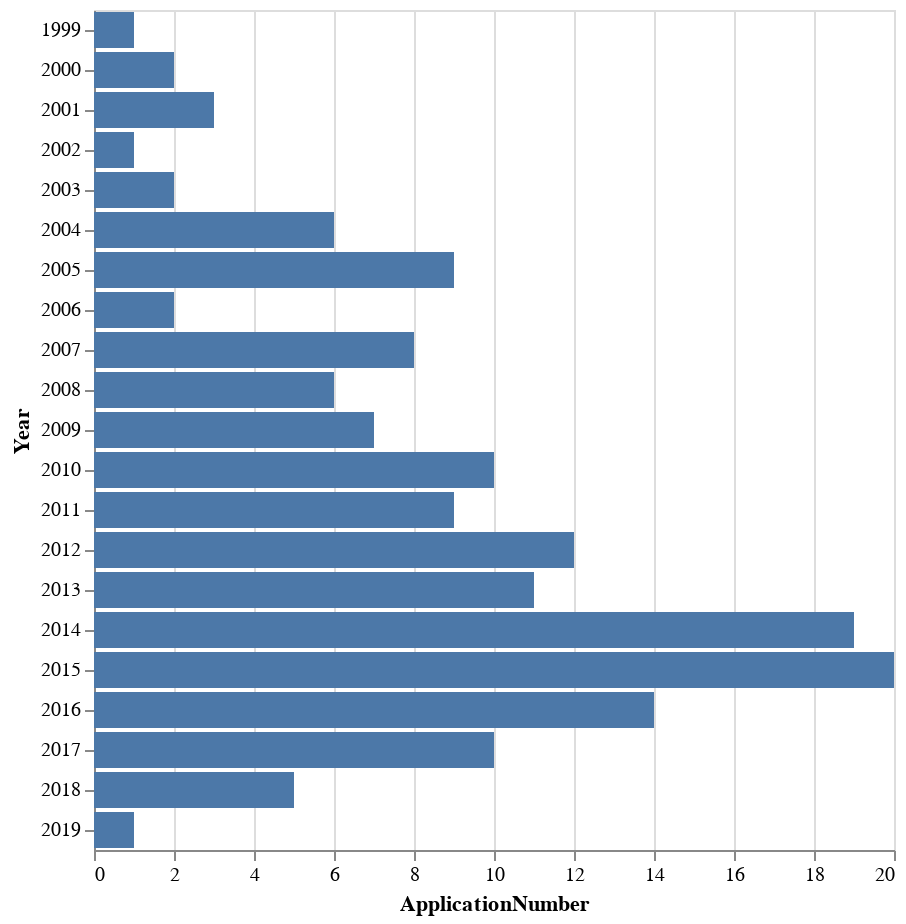

Notebook code cell kept with this figure:
### Code cell
#Grfico de registros ubb
grafico(udec_r)

### Figure 1 — Vega-Lite specification as saved in the notebook (floating-point values rounded to 4 significant figures)
{"config": {"view": {"continuousWidth": 400, "continuousHeight": 300}}, "data": {"name": "data-67712d1248084282a232939405bd04bf"}, "mark": "bar", "encoding": {"x": {"type": "quantitative", "field": "ApplicationNumber"}, "y": {"type": "nominal", "field": "Year"}}, "$schema": "https://vega.github.io/schema/vega-lite/v4.8.1.json", "datasets": {"data-67712d1248084282a232939405bd04bf": [{"Applicants": "(CL) UNIVERSIDAD DE CONCEPCION; ROECKEL VON BENNEWITZ, MARLENE;  ASPE LILLO ESTRELLA; MARTI LALLEMAND, MARIA CRISTINA", "Year": "1999", "ApplicationNumber": 1}, {"Applicants": "(CL) GALO CARDENAS TRIVINOBR(CL) UNIVERSIDAD DE CONCEPCION", "Year": "2000", "ApplicationNumber": 1}, {"Applicants": "(CL) JORGE E MORA LILLO (35%)BR(CL) JUAN CARLOS FELIP IMPERATORE (35%)BR(CL) UNIVERSIDAD DE CONCEPCION (30%)", "Year": "2000", "ApplicationNumber": 1}, {"Applicants": "(CL) UNIVERSIDAD DE CONCEPCION (50%); SANHUEZA NUNEZ, VILMA MAYERLING (166667%); KELM, URSULA ELISABETH DOROTHEA (166667%); CID ARANEDA, RUBY SYLVIA (166667%)", "Year": "2001", "ApplicationNumber": 1}, {"Applicants": "(CL) CID ARANEDA, RUBY SYLVIABR(CL) SANHUEZA NUNEZ, VILMA MAYERLINGBR(CL) UNIVERSIDAD DE CONCEPCION", "Year": "2001", "ApplicationNumber": 1}, {"Applicants": "(CL) UNIVERSIDAD DE CONCEPCION (50%)BR(CL) WILKOMIRSKY FUICA IGOR    ANDRES EDUARDO (50%)", "Year": "2001", "ApplicationNumber": 1}, {"Applicants": "(CL) ASERRADEROS QUELEN QUELEN SA (11%)BR(CL) BARRACA Y FABRICA DE MUEBLES, PUERTAS Y VENTANAS SILVIA UGARTE (8%)BR(CL) BUDWOODS SPA (34%)BR(CL) MADERAS IMPREGNADAS PRESERVA LTDA (13%)BR(CL) UNIVERSIDAD DE CONCEPCION (34%)", "Year": "2002", "ApplicationNumber": 1}, {"Applicants": "(CL) GALLARDO HERRERA LUIS ALIROBR(CL) UNIVERSIDAD DE CONCEPCIONBR(CL) WILKOMIRSKY FUICA IGOR ANDRES EDUARDO", "Year": "2003", "ApplicationNumber": 1}, {"Applicants": "(CL) INSTITUTO DE FOMENTO PESQUEROBR(CL) UNIVERSIDAD DE CONCEPCION", "Year": "2003", "ApplicationNumber": 1}, {"Applicants": "(CL) JOSE VIOLIDO BECERRA ALLENDE BBR(CL) MARIO JORGE SILVA OSORIOBR(CL) PEDRO MIGUEL AQUEVEQUE MUNOZBR(CL) UNIVERSIDAD DE CONCEPCION", "Year": "2004", "ApplicationNumber": 1}, {"Applicants": "(CL) RICARDO ANDRES CISTERNA SANDOVALBR(CL) UNIVERSIDAD DE CONCEPCION", "Year": "2004", "ApplicationNumber": 1}, {"Applicants": "(CL) UNIVERSIDAD DE CONCEPCION; MARIA JACQUELINE SEPULVEDA CARRENO; CARLOS GUILLERMO VON PLESSING ROSSEL; GALO CARDENAS", "Year": "2004", "ApplicationNumber": 1}, {"Applicants": "(CL) DR BURKHARD SEEGER STEINBR(CL) UNIVERSIDAD DE CONCEPCION", "Year": "2004", "ApplicationNumber": 1}, {"Applicants": "(CL) ESTRELLA ASPE LILLO(16,666%)BR(CL) MARLENE ROECKEL VON B(16,666%)BR(CL) ROLF KUMMERLIN REDLICH(16,666%)BR(CL) UNIVERSIDAD DE CONCEPCION(50%)", "Year": "2004", "ApplicationNumber": 1}, {"Applicants": "(CL) UNIVERSIDAD DE CONCEPCION; ALEX KURT BERG GEBERT", "Year": "2004", "ApplicationNumber": 1}, {"Applicants": "(CL) UNIVERSIDAD DE CONCEPCION (68%); UNIVERSIDAD DE CHILE (18%); ASITEC LTDA (14%)", "Year": "2005", "ApplicationNumber": 1}, {"Applicants": "(CL) UNIVERSIDAD DE CONCEPCION", "Year": "2005", "ApplicationNumber": 8}, {"Applicants": "(CL) UNIVERSIDAD DE CONCEPCION", "Year": "2006", "ApplicationNumber": 2}, {"Applicants": "(CL) ANWO SA (17,03%)BR(CL) UNIVERSIDAD DE CONCEPCION (65,44%BR(CL) UNIVERSIDAD DE LA FRONTERA (17,53%)", "Year": "2007", "ApplicationNumber": 1}, {"Applicants": "(CL) UNIVERSIDAD DE CONCEPCION", "Year": "2007", "ApplicationNumber": 6}, {"Applicants": "(CL) LABORATORIOS ANDROMACO SABR(CL) UNIVERSIDAD DE CONCEPCION", "Year": "2007", "ApplicationNumber": 1}, {"Applicants": "(CL) CIMM TECNOLOGIAS & SERVICIOS SOCIEDAD ANONIMA (31%)BR(CL) CODELCO CHILE (682%)BR(CL) PAUL WURTH DE CHILE LIMITADA (45%)BR(CL) UNIVERSIDAD DE CONCEPCION (242%)", "Year": "2008", "ApplicationNumber": 2}, {"Applicants": "(CL) UNIVERSIDAD DE CONCEPCION", "Year": "2008", "ApplicationNumber": 4}, {"Applicants": "(CL) UNIVERSIDAD DE CONCEPCION", "Year": "2009", "ApplicationNumber": 7}, {"Applicants": "(CL) CELULOSA ARAUCO Y CONSTITUCION SA(50%)BR(CL) UNIVERSIDAD DE CONCEPCION (50%)", "Year": "2010", "ApplicationNumber": 1}, {"Applicants": "(CL) UNIVERSIDAD DE CONCEPCION", "Year": "2010", "ApplicationNumber": 9}, {"Applicants": "(CL) UNIVERSIDAD DE CONCEPCION", "Year": "2011", "ApplicationNumber": 9}, {"Applicants": "(CL) UNIVERSIDAD DE CONCEPCION", "Year": "2012", "ApplicationNumber": 12}, {"Applicants": "(CL) UNIVERSIDAD DE CONCEPCIONBR(CL) UNIVERSIDAD DE TALCA", "Year": "2013", "ApplicationNumber": 1}, {"Applicants": "(CL) UNIVERSIDAD DE CONCEPCION", "Year": "2013", "ApplicationNumber": 10}, {"Applicants": "(CL) AGUILAR VILAZA, TABITABR(CL) UNIVERSIDAD DE CONCEPCION", "Year": "2014", "ApplicationNumber": 1}, {"Applicants": "(CL) PINO MAUREIRA, NATALIE LILIANBR(CL) UNIVERSIDAD DE CONCEPCION", "Year": "2014", "ApplicationNumber": 1}, {"Applicants": "(CL) UNIVERSIDAD DE CONCEPCION", "Year": "2014", "ApplicationNumber": 17}, {"Applicants": "(CL) UNIVERSIDAD DE CONCEPCION", "Year": "2015", "ApplicationNumber": 17}, {"Applicants": "(CL) PARRA PERERIA, NATALIEBR(CL) UNIVERSIDAD DE CONCEPCION", "Year": "2015", "ApplicationNumber": 1}, {"Applicants": "(CL) MEZA FRANCO CATHERINEBR(CL) UNIVERSIDAD DE CONCEPCION", "Year": "2015", "ApplicationNumber": 1}, {"Applicants": "(CL) UNIVERSIDAD DE CONCEPCIONBR(CL) UNIVERSIDAD DEL BIO BIO", "Year": "2015", "ApplicationNumber": 1}, {"Applicants": "(CL) UNIVERSIDAD DE CONCEPCION", "Year": "2016", "ApplicationNumber": 12}, {"Applicants": "(CL) LESPAY REBOLLEDO, CAROLYNE ANDREABR(CL) UNIVERSIDAD DE CONCEPCION", "Year": "2016", "ApplicationNumber": 1}, {"Applicants": "(CL) CENTRO DE INVESTIGACION DE POLIMEROS AVANZADOSBR(CL) UNIVERSIDAD DE CONCEPCION", "Year": "2016", "ApplicationNumber": 1}, {"Applicants": "(CL) UNIVERSIDAD DE CONCEPCION", "Year": "2017", "ApplicationNumber": 10}, {"Applicants": "(CL) UNIVERSIDAD DE CONCEPCION", "Year": "2018", "ApplicationNumber": 4}, {"Applicants": "(CL) COMERCIAL & SERVICIOS AR&HI LIMITADA (70%)BR(CL) UNIVERSIDAD DE CONCEPCION (30%)", "Year": "2018", "ApplicationNumber": 1}, {"Applicants": "(CL) UNIVERSIDAD DE CONCEPCION", "Year": "2019", "ApplicationNumber": 1}]}}
